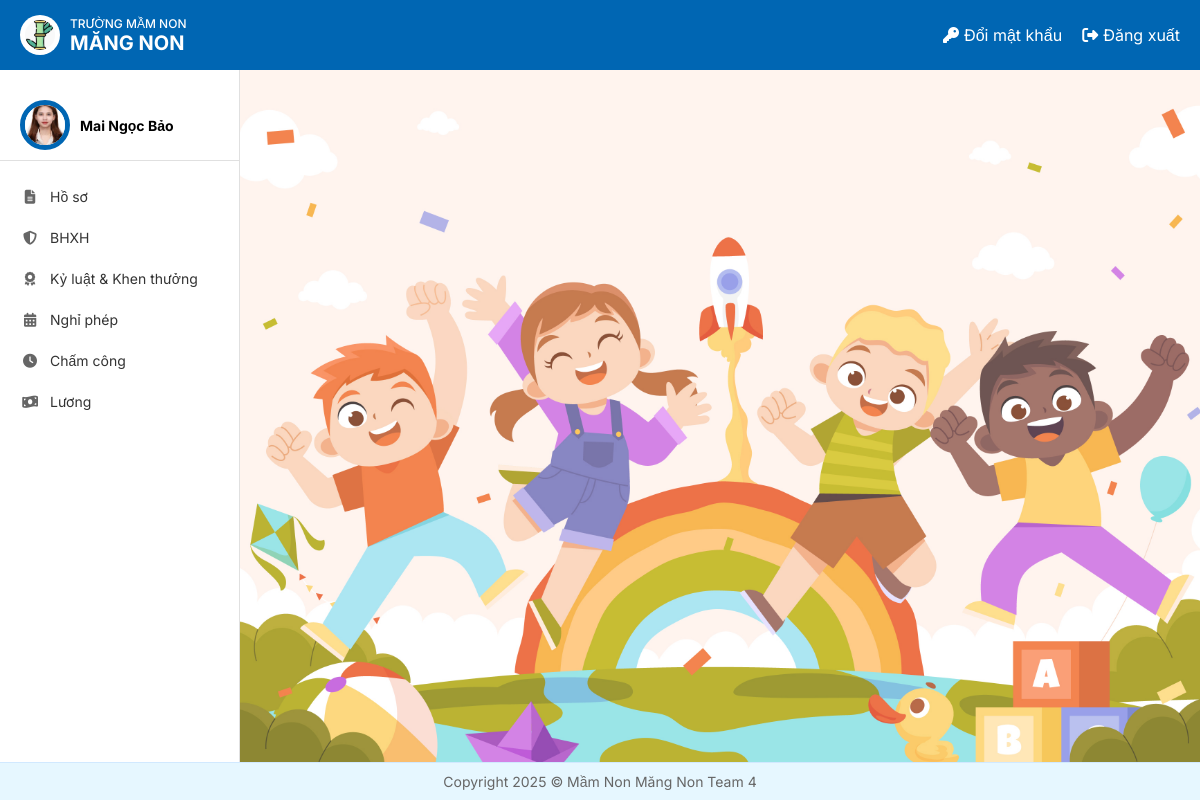
Before: /home/ (signed in) with the older database file.
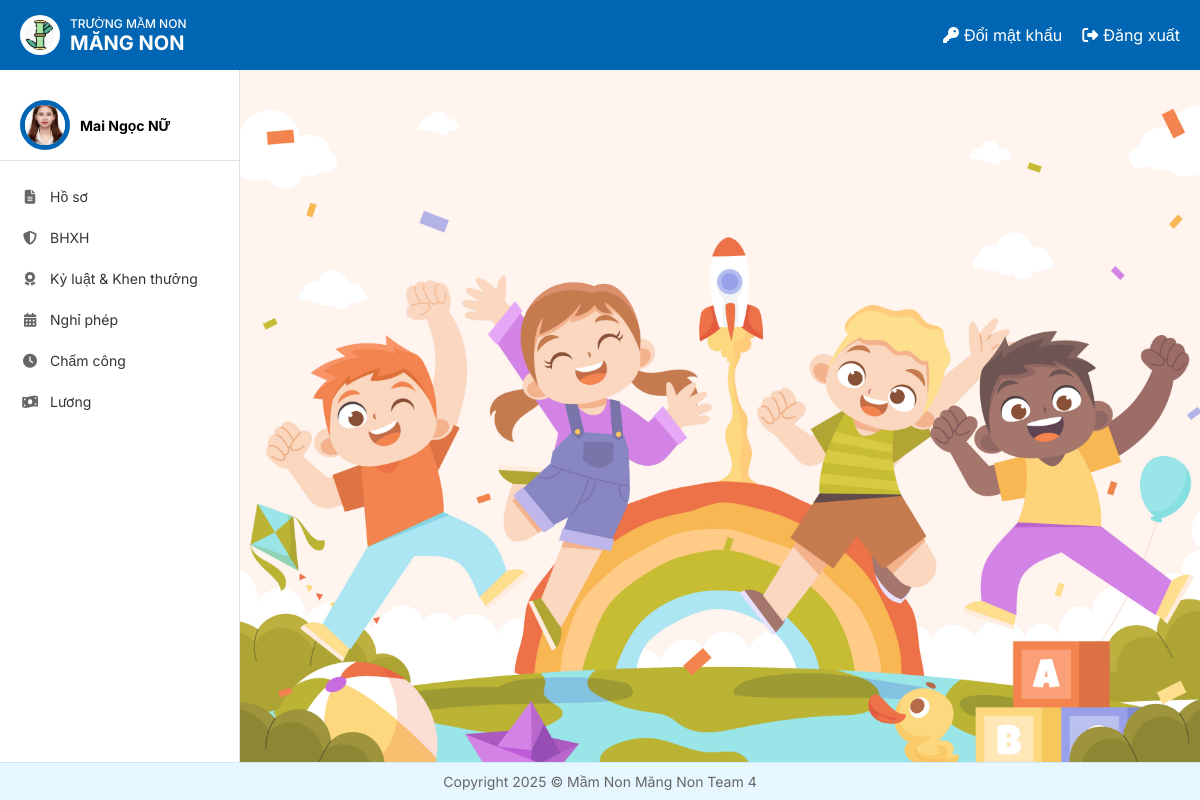
After: the same page with the newer database file.
### HOME/models.py (models this page shows, shortened)
class NhanVien(models.Model):
 user = models.OneToOneField(User, on_delete=models.CASCADE, unique=True, null=False, related_name='nhanvien_home')
 ten_nv = models.CharField(max_length=100)
 anh_ca_nhan = models.ImageField(upload_to='nhanvien/', null=True, blank=True)
 gioi_tinh = models.CharField(max_length=10, choices=[('2', 'Nam'), ('1', 'Nữ')],default='1')
 ngay_sinh = models.DateField(null=True)
 vi_tri_cong_viec = models.CharField(max_length=100, blank=True, null=True)
 to_phong_ban = models.CharField(max_length=50, choices=TO_PHONG_BAN_CHOICES)
 trinh_do_hoc_van = models.CharField(max_length=50, choices=TRINH_DO_HOC_VAN_CHOICES)
 chuyen_nganh = models.CharField(max_length=100, null=True)
 noi_dao_tao = models.CharField(max_length=100)
 nam_tn = models.IntegerField(null=True)
 ngay_cap = models.DateField(null=True)
 noi_cap = models.CharField(max_length=100)
 dia_chi_tam_tru = models.TextField(null=True)
 chuc_vu = models.CharField(max_length=150, null=True)
 so_dien_thoai = models.CharField(
     max_length=10,
     unique=True)
 email = models.EmailField(unique=True, max_length=50, null=True)
 so_cccd = models.CharField(
     max_length=12,
     unique=True
 )
 phu_caps = models.ManyToManyField(PhuCap, through='PhuCapNhanVien',blank=True)
 class Meta:
     db_table = 'HOME_nhanvien'

### HOME/views.py (the view)
# urls.py: path('home/', home_view, name='home'),
@login_required
def home_view(request):
    nhanvien = NhanVien.objects.get(user=request.user)
    return render(request, 'home.html',{
        'nhan_vien' : nhanvien
    })

### templates/home.html (shortened to what this page needs)
<!DOCTYPE html>
{% load static %}
<html lang="vi">
<head>
    <link rel="stylesheet" href="{% static 'css/style.css' %}">
    <link rel="stylesheet" href="https://cdnjs.cloudflare.com/ajax/libs/font-awesome/6.4.0/css/all.min.css">
</head>
<body>
    <div class="container">
        <header class="header">
            <div class="logo-container">
                <img src="{% static 'images/logo.jpg' %}" alt="Logo" class="logo-img">
                <div class="logo-text">
                    <div class="school-type">TRƯỜNG MẦM NON</div>
                    <div class="school-name"><b>MĂNG NON</b></div>
                </div>
            </div>
            <div class="header-actions">
                <a href="{% url 'change_password' %}" class="header-link">
                    <i class="fas fa-key"></i> Đổi mật khẩu
                </a>
                <a href="{% url 'logout' %}" class="header-link">
                    <i class="fas fa-sign-out-alt"></i> Đăng xuất
                </a>
            </div>
        </header>
        <div class="content">
            <aside class="sidebar">
                <div class="user-profile">
                    <div class="avatar">
                        <img src="{{ nhan_vien.anh_ca_nhan }}" alt="User Avatar">
                    </div>
                    <div class="user-info">
                        {% if request.user.is_authenticated %}
                            <div class="user-name">{{ nhan_vien.ten_nv }}</div>
                        {% endif %}
                    </div>
                </div>
                <nav class="sidebar-nav">
                    <a href="{% url 'Redirect_hoso_view' %}" class="nav-item"><i class="fas fa-file-alt"></i> Hồ sơ</a>
                    <a href="{% url 'redirectBHXH' %}" class="nav-item"><i class="fas fa-shield-alt"></i> BHXH</a>
                    <a href="{% url 'ky_luat_khen_thuong' %}" class="nav-item"><i class="fas fa-award"></i> Kỷ luật & Khen thưởng</a>
                    <a href="{% url 'DanhSachNP_redirect' %}" class="nav-item"><i class="fas fa-calendar-alt"></i> Nghỉ phép</a>
                    <a href="{% url 'cham_cong' %}" class="nav-item"><i class="fas fa-clock"></i> Chấm công</a>
                    <a href="{% url 'chuyen_huong_luong' %}" class="nav-item"><i class="fas fa-money-bill-wave"></i> Lương</a>
                </nav>
            </aside>
            {% block page_background %}
            <main class="main-area">
                <div class="illustration">
                    <img src="{% static 'images/6840312.jpg' %}" class="slideshow-image active" alt="Ảnh 1">
                </div>
            </main>
            {% endblock %}
        </div>
        <footer class="footer">
            <p>Copyright 2025 © Mầm Non Măng Non Team 4</p>
        </footer>
    </div>
</body>
</html>

Changed rows visible on the page:
changed NhanVien: ten_nv "Mai Ngọc Bảo" → "Mai Ngọc NỮ"
